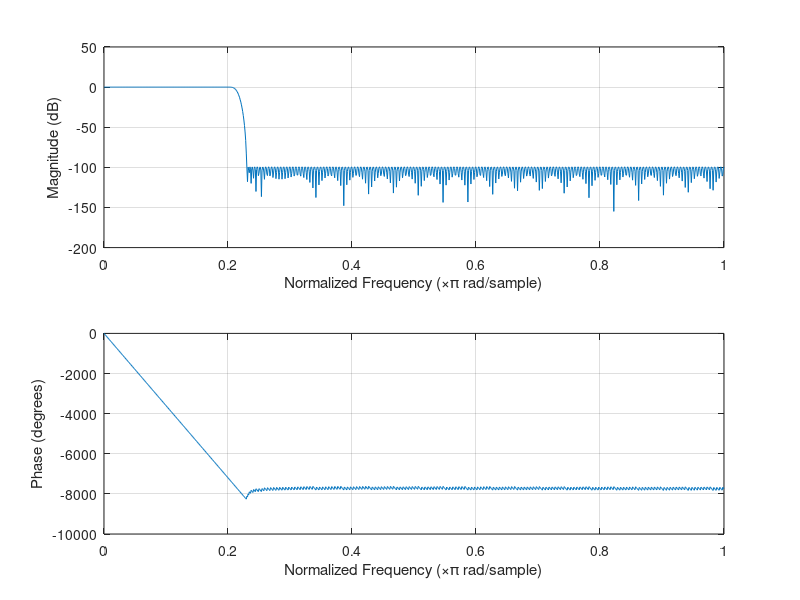

Write the MATLAB code that produced this figure. (Note: this script raises an error after producing the figure.)

lower_cutoff = 0.2;
upper_cutoff = 0.23;
tap_minimum = 100;
tap_maximum = 500;
tap_quantity = 400;

cutoff_amp = db2mag(-80);
%taps = fir1(tap_quantity, cutoff);
taps = firpm(tap_quantity, [0 lower_cutoff upper_cutoff 1], [1 1 0 0]);
%for tap_quantity = tap_minimum:tap_maximum
%    taps = cfirpm(tap_quantity,[-1 -0.23 -0.2 0.2 0.23 1],@lowpass);
%end

[h{1},w{1}] = freqz(taps,1,512);
freqz(taps,1,512);

[q_taps16, dq16] = quantize_taps(taps, 16);

[q_taps8, dq8] = quantize_taps(taps, 8);

[q_taps4, dq4] = quantize_taps(taps, 4);

dq_taps16 = q_taps16*dq16(1) + dq16(2);
dq_taps8 = q_taps8*dq8(1) + dq8(2);
dq_taps4 = q_taps4*dq4(1) + dq4(2);

[h{2},w{2}] = freqz(dq_taps16,1,512);
[h{3},w{3}] = freqz(dq_taps8,1,512);
[h{4},w{4}] = freqz(dq_taps4,1,512);


figure()
subplot(2,1,1)
for k = 1:4
    semilogy(w{k}/pi,abs(h{k}))
    hold on
end
hold off
grid
xlim([0.01 1]);
xlabel('Frequency (rad/s)');
ylabel('Attenuation (dB)');
legend('Unquantized','Quantized 16', 'Quantized 8', 'Quantized 4', 'Location',"southwest");
subplot(2,1,2)
for k = 1:4
    semilogx(w{k}/pi,angle(h{k})*180/pi)
    hold on 
end
hold off
grid
xlabel('Frequency (rad/s)');
ylabel('Phase');
legend('Unquantized','Quantized 16', 'Quantized 8', 'Quantized 4','Location',"southwest");

q_taps16_json = jsonencode(q_taps16);
fileID = fopen("test.json",'w');
fprintf(fileID,q_taps16_json);

function [x_q, dq] = quantize_taps(x, bits)
    % Base values
    num_q_vals = 2^(bits);
    max_scale = (num_q_vals-1);

    % Statistical characteristics
    min_x = min(x);
    max_x = max(x);
    range_x = max_x-min_x;
    mean_x = mean(x);
    std_dev_x = sqrt(var(x));
    disp([min_x max_x range_x mean_x std_dev_x])

    % Do quantization
    %% Clip, Normalize, Scale
    lower_clip_bound = min_x;%mean_x; %- 4*std_dev_x;
    upper_clip_bound = max_x;%mean_x; %+ 4*std_dev_x;

    x_clipped = min(max(x, lower_clip_bound), mean_x + upper_clip_bound);
    clip_min_x = max(min_x, lower_clip_bound);
    clip_max_x = min(max_x, upper_clip_bound);
    clip_range_x = clip_max_x - clip_min_x;

    x_norm = (x_clipped - clip_min_x)/(clip_range_x); % Make sure min_x is adjusted to reflect min after clipping
    adjusted_range = x_norm*max_scale;
    % Round to get the effective value
    x_q = round(adjusted_range);

    % Get the dequantize values
    %% ax + b
    a = clip_range_x/max_scale;
    b = clip_min_x;
    dq = [a b];

end